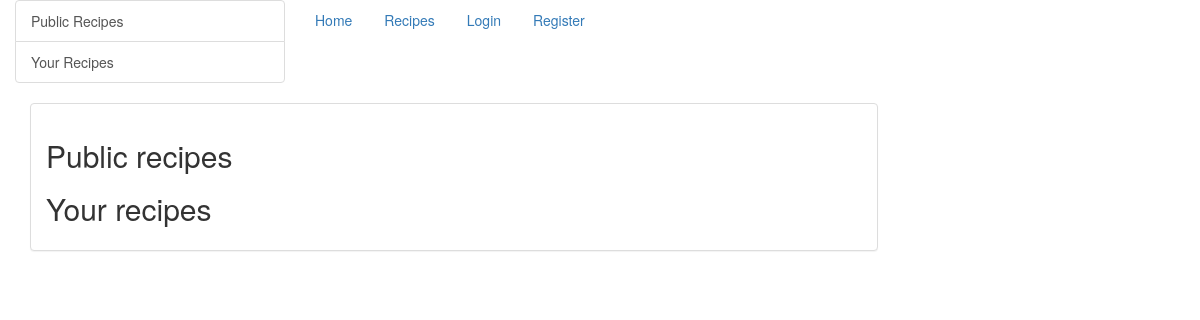
Before: /recipes/ with the older database file.
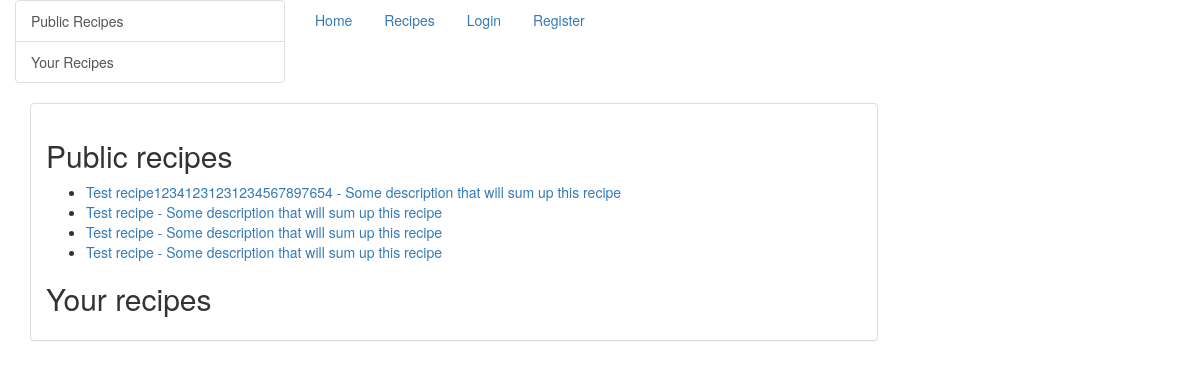
After: the same page with the newer database file.
### recipe/models.py (models this page shows)
class Recipe(models.Model):
    name = models.CharField(max_length=200)
    user = models.ForeignKey(User, on_delete=models.CASCADE)
    ingredients = models.ManyToManyField(Ingredient)
    description = models.CharField(max_length=100, blank=True)
    recipe_steps = models.CharField(max_length=1000)
    yields = models.IntegerField()
    date = models.DateField(default=datetime.date.today)
    global_access = models.BooleanField(default=True)
    card = models.CharField(max_length=1024, blank=True)
    class Meta:
        ordering = ["-name"]
    def __str__(self):
        return self.name

### website/views.py (the view)
# urls.py: url(r'^recipes/$', ShowAllRecipes.as_view()),
class ShowAllRecipes(ListView):
    context_object_name = 'recipe'
    queryset = Recipe.objects.filter(global_access=False)
    queryset2 = Recipe.objects.filter(global_access=True)
    def get_context_data(self, **kwargs):
        queryset2 = Recipe.objects.filter(global_access=True)
        if self.request.user.is_authenticated():
            queryset = Recipe.objects.filter(user=self.request.user)
            context = {
                'paginator': None,
                'page_obj': None,
                'is_paginated': False,
                'object_list': queryset,
                'object_list2': queryset2
            }
            context.update(kwargs)
        else:
            context = {
                'paginator': None,
                'page_obj': None,
                'is_paginated': False,
                'object_list2': queryset2,
            }
            context.update(kwargs)
        return context

### templates/recipe/recipe_list.html (shortened to what this page needs)
{% extends "base.html" %}
{% block content %}
    <h2 id="1">Public recipes</h2>
    <ul>
        {% for recipe in object_list2 %}
            <li><a href="/recipe/{{ recipe.id }}">{{ recipe }} - {{ recipe.description }}</a></li>
        {% endfor %}
    </ul>
    <h2 id="2">Your recipes</h2>
{% endblock %}
{% block sidebar %}
    <div class="col-xs-6 col-sm-3 sidebar-offcanvas sidebar-nav" id="sidebar" role="navigation">
        <div class="list-group">
            <a href="#1" class="list-group-item">
                <div class="sidebar">Public Recipes</div>
            </a>
            <a href="#2" class="list-group-item">
                <div class="sidebar">Your Recipes</div>
            </a>
        </div>
    </div>
{% endblock %}

Changed rows visible on the page:
added Recipe: name "Test recipe12341231231234567897654", description "Some description that will sum up this recipe"
added Recipe: name "Test recipe", description "Some description that will sum up this recipe"
added Recipe: name "Test recipe", description "Some description that will sum up this recipe"
added Recipe: name "Test recipe", description "Some description that will sum up this recipe"
